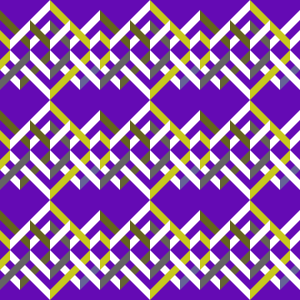
Frame 1 (no input)
Frame 60 (the mouse pressed at the canvas centre just before this capture): identical to frame 1, image omitted
Frame 120 (the mouse held since frame 60 and released just before this capture): blank canvas, image omitted

The Processing sketch that drew this single still picture (run headless with seeded random() and noise(); from frame 60 on, the mouse is pressed at the canvas centre):

// Processing sketch: processing_94273
// ── processing_94273.pde

//declare variables once at top
int x=50;
int y=50;
int zzColour=255;
int zzSize=60;
void setup() {
  size(300,300);
  background(255);


}

void draw() {
  background(mouseX+100,mouseY+10,180);
  //translate(mouseX, mouseY);
  fill(245);
  noStroke();
  beginShape();
 //center of form out
  for(int x=0; x <1000; x+=100)
  for(int y=0 ; y <1000 ; y+=100){
    pushMatrix();
    translate(x,y);
    
      if(mousePressed){
        background(mouseX+100,mouseY+10,180);
      }
   
    //zigzag01
    fill(mouseX+100,mouseY+100,30);
    quad(0,10,30,40,30,50,0,20);
    fill(255);
    quad(30,40,50,20,50,30,30,50);
    fill(mouseX+100,mouseY+100,80);
    quad(50,20,70,40,70,50,50,30);
    fill(255);
    quad(70,40,100,10,100,20,70,50);
 
 
    //zigzag02
    fill(255);
    quad(00,60,20,80,20,90,00,70);
    fill(pmouseX+100,pmouseY+100,50);
    quad(20,80,50,50,50,60,20,90);
    fill(255);
    quad(50,50,80,80,80,90,50,60);
    fill(pmouseX+100,pmouseY+100,150);
    quad(80,80,100,60,100,70,80,90);
 
    //zigzag03
    fill(mouseX+200,mouseY+200,30);
    quad(00,30,10,40,10,50,00,40);
    fill(255);
    quad(10,40,50,00,50,10,10,50);
    fill(mouseX+200,mouseY+200,30);
    quad(50,00,90,40,90,50,50,10);
    fill(255);
    quad(90,40,100,30,100,40,90,50);
 
    //zigzag04
    fill(mouseX+200,mouseY+200,30);
    quad(00,60,10,50,10,60,00,70);
    fill(255);
    quad(10,50,50,90,50,100,10,60);
    fill(mouseX+200,mouseY+200,30);
    quad(50,90,90,50,90,60,50,100);
    fill(255);
    quad(90,50,100,60,100,70,90,60);
 
    //zigzag05
    fill(mouseX+100,mouseY+100,100);
    quad(00,80,30,50,30,60,00,90);
    fill(255);
    quad(30,50,50,70,50,80,30,60);
    fill(mouseX+100,mouseY+100,100);
    quad(50,70,70,50,70,60,50,80);
    fill(255);
    quad(70,50,100,80,100,90,70,60);
 
    //zigzag06
    fill(mouseX+100,mouseY+100,30);
    quad(30,20,50,40,50,50,30,30);
    fill(255);
    quad(50,40,70,20,70,30,50,50);
    

    popMatrix();
  
  }

  endShape(CLOSE);
  

}
